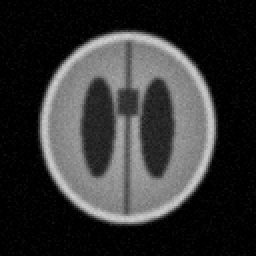
#> input picture data/data/brain_scans/PAT-1001_brain.png, 128 x 128 px (shown 2 times larger)
$ python -i brain_preprocessing.py   (imports and definitions only)
#> lines starting #> are read from the running program, lines starting #| are printed output that depends on the picture; after the words box and inside, x2 and y2 are one past the last pixel; in counts of white or black regions, pixels touching at a corner belong together
#> further down, picture is the input picture: shape (128, 128); min 0, max 211, mean 51.9
import os
import numpy as np
from PIL import Image, ImageOps
from scipy import ndimage

class BrainPreprocessor:
    """
    Fetal brain imaging preprocessor for MRI and ultrasound scans.

    Provides:
    1. Multi-format ingestion (PNG, JPG, BMP, TIFF, NIfTI .nii/.nii.gz if available)
    2. Grayscale conversion & intensity percentile clipping (contrast adjustment)
    3. Fetal cranium / brain ROI localization via adaptive thresholding and morphological cleanup
    4. Canonical spatial standardization (target_size: 128x128)
    5. Quality metric extraction (SNR, foreground ratio, mean intensity)
    """

    def __init__(self, target_size=(128, 128)):
        self.target_size = target_size

    def load_image(self, file_path):
        """Loads brain scan from standard or neuroimaging format."""
        file_path = str(file_path)
        if not os.path.exists(file_path):
            raise FileNotFoundError(f"Brain image not found: {file_path}")

        # Check for NIfTI format
        if file_path.endswith('.nii') or file_path.endswith('.nii.gz'):
            try:
                import nibabel as nib
                nii = nib.load(file_path)
                data = nii.get_fdata()
                if data.ndim == 3:
                    # Select middle axial slice
                    slice_idx = data.shape[2] // 2
                    img_array = data[:, :, slice_idx]
                elif data.ndim == 2:
                    img_array = data
                else:
                    img_array = data[..., 0]
                # Normalize to 0-255
                img_array = (img_array - np.min(img_array)) / (np.ptp(img_array) + 1e-8) * 255.0
                return img_array.astype(np.uint8)
            except ImportError:
                # If nibabel not installed, raise informative error
                raise ImportError("nibabel is required to read .nii/.nii.gz files. Please install nibabel.")
            except Exception as e:
                raise ValueError(f"Error reading NIfTI brain image: {e}")

        # Standard formats (PNG, JPG, TIFF, BMP)
        try:
            with Image.open(file_path) as img:
                img_gray = img.convert('L')
                return np.array(img_gray, dtype=np.uint8)
        except Exception as e:
            raise ValueError(f"Failed to read image file: {e}")

    def normalize_intensity(self, img_array):
        """
        Applies percentile-based intensity normalization (1st - 99th percentile)
        to suppress acquisition noise and standardize contrast.
        """
        img_float = img_array.astype(np.float32)
        p_low, p_high = np.percentile(img_float, (1, 99))
#> p_low = 0; p_high = 197

        if p_high > p_low:
            clipped = np.clip(img_float, p_low, p_high)
            normalized = (clipped - p_low) / (p_high - p_low)
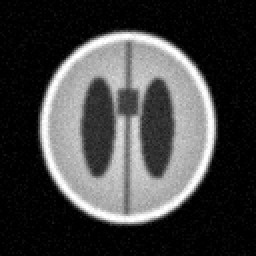
#> normalized: shape (128, 128) float32 (shown 2 times larger); min 0, max 1, mean 0.263
        else:
            normalized = img_float / (np.max(img_float) + 1e-8)

        return normalized

    def isolate_brain_roi(self, img_normalized):
        """
        Identifies fetal cranial region using Otsu-based thresholding
        and morphological opening/closing to suppress extraneous maternal tissue.
        """
        # Threshold at 15% intensity to separate background
        thresh = max(0.12, np.mean(img_normalized) * 0.5)
#> thresh = 0.132
        binary_mask = img_normalized > thresh
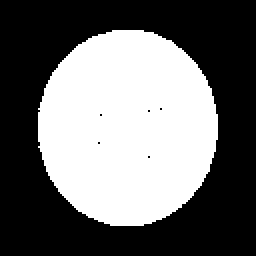
#> binary_mask: shape (128, 128) bool (shown 2 times larger); 42.5% white; 1 white region, box (x1, y1, x2, y2) and area: (19, 15, 109, 113) 6960

        # Morphological clean up
        struct = ndimage.generate_binary_structure(2, 2)
        cleaned_mask = ndimage.binary_opening(binary_mask, structure=struct, iterations=1)
#> cleaned_mask: shape (128, 128) bool; 42.5% white; 1 white region, box (x1, y1, x2, y2) and area: (19, 15, 109, 113) 6958
        cleaned_mask = ndimage.binary_closing(cleaned_mask, structure=struct, iterations=2)
#> cleaned_mask: shape (128, 128) bool; 42.5% white; 1 white region, box (x1, y1, x2, y2) and area: (19, 15, 109, 113) 6963

        # Find largest connected component (fetal skull / brain)
        labeled, num_features = ndimage.label(cleaned_mask)
#> num_features = 1
        if num_features > 0:
            sizes = ndimage.sum(cleaned_mask, labeled, range(1, num_features + 1))
#> sizes = [6963]
            largest_label = np.argmax(sizes) + 1
#> largest_label = 1
            brain_mask = (labeled == largest_label)
            # Fill holes in the cranium mask
            brain_mask = ndimage.binary_fill_holes(brain_mask)
            roi_img = img_normalized * brain_mask
        else:
            brain_mask = np.ones_like(img_normalized, dtype=bool)
            roi_img = img_normalized

        return roi_img, brain_mask

    def resize_canonical(self, img_array):
        """Resizes preprocessed float image to target grid (e.g. 128x128)."""
        # Convert to PIL Image for high-quality antialiased bicubic resizing
        uint8_repr = (np.clip(img_array, 0.0, 1.0) * 255.0).astype(np.uint8)
        pil_img = Image.fromarray(uint8_repr)
        resample_mode = Image.Resampling.BICUBIC if hasattr(Image, "Resampling") else Image.BICUBIC
        resized = pil_img.resize(self.target_size, resample=resample_mode)
        return np.array(resized, dtype=np.float32) / 255.0

    def compute_quality_metrics(self, raw_img, preprocessed_img, mask):
        """Calculates image quality metrics for clinical validation reporting."""
        mean_intensity = float(np.mean(preprocessed_img))
#> mean_intensity = 0.256
        std_intensity = float(np.std(preprocessed_img))
#> std_intensity = 0.337
        snr = round(mean_intensity / (std_intensity + 1e-6), 2)
#> snr = 0.76
        fg_ratio = round(float(np.mean(mask)), 3)
#> fg_ratio = 0.425

        return {
            "mean_intensity": round(mean_intensity, 4),
            "std_intensity": round(std_intensity, 4),
            "estimated_snr": snr,
            "cranial_coverage_ratio": fg_ratio,
            "target_resolution": f"{self.target_size[0]}x{self.target_size[1]}",
        }

    def preprocess(self, raw_img_array):
        """
        Executes end-to-end brain scan preprocessing:
        Raw Image -> Intensity Normalization -> ROI Masking -> Canonical Resize
        """
        norm = self.normalize_intensity(raw_img_array)
        roi, mask = self.isolate_brain_roi(norm)
        canonical = self.resize_canonical(roi)
        metrics = self.compute_quality_metrics(raw_img_array, canonical, mask)
#> metrics = {'mean_intensity': 0.256, 'std_intensity': 0.337, 'estimated_snr': 0.76, 'cranial_coverage_ratio': 0.425, 'target_resolution': '128x128'}

        return canonical, metrics

>>> import cv2
>>> picture = cv2.imread('../../data/data/brain_scans/PAT-1001_brain.png', cv2.IMREAD_GRAYSCALE)
>>> result = BrainPreprocessor().preprocess(picture)

$ run again, on data/data/brain_scans/PAT-1003_brain.png
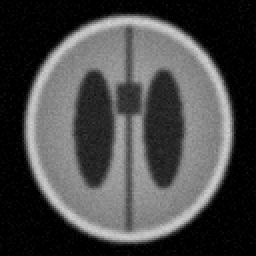
#> input picture data/data/brain_scans/PAT-1003_brain.png, 128 x 128 px (shown 2 times larger)
#> picture is the input picture: shape (128, 128); min 0, max 210, mean 71.7
#> p_low = 0; p_high = 198
#> in normalize_intensity, `normalized = (clipped - p_low) / (p_high - p_low)`:
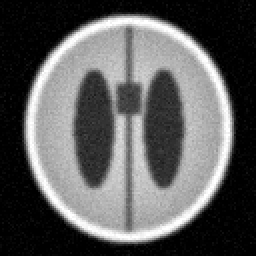
#> normalized: shape (128, 128) float32 (shown 2 times larger); min 0, max 1, mean 0.362
#> thresh = 0.181
#> binary_mask: shape (128, 128) bool; 56.3% white; 62 black regions (54 under 20 px), largest, box (x1, y1, x2, y2) and area: (0, 0, 128, 128) 6749, (40, 42, 54, 58) 61, (39, 64, 55, 76) 61
#> labeled: shape (128, 128) int32; values 0 (black) and 1 (white), 54.7% white; 5 black regions, box (x1, y1, x2, y2) and area: (0, 0, 128, 128) 6755, (41, 40, 54, 87) 449, (74, 61, 89, 75) 130, (77, 47, 86, 55) 66, (77, 79, 82, 85) 30
#> num_features = 1
#> sizes = [8954]
#> largest_label = 1
#> in isolate_brain_roi, `brain_mask = ndimage.binary_fill_holes(brain_mask)`:
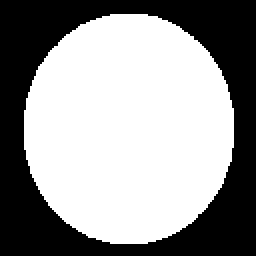
#> brain_mask: shape (128, 128) bool (shown 2 times larger); 58.8% white; 1 black region, box (x1, y1, x2, y2) and area: (0, 0, 128, 128) 6755
#> mean_intensity = 0.355
#> std_intensity = 0.348
#> snr = 1.02
#> fg_ratio = 0.588
#> metrics = {'mean_intensity': 0.355, 'std_intensity': 0.348, 'estimated_snr': 1.02, 'cranial_coverage_ratio': 0.588, 'target_resolution': '128x128'}
